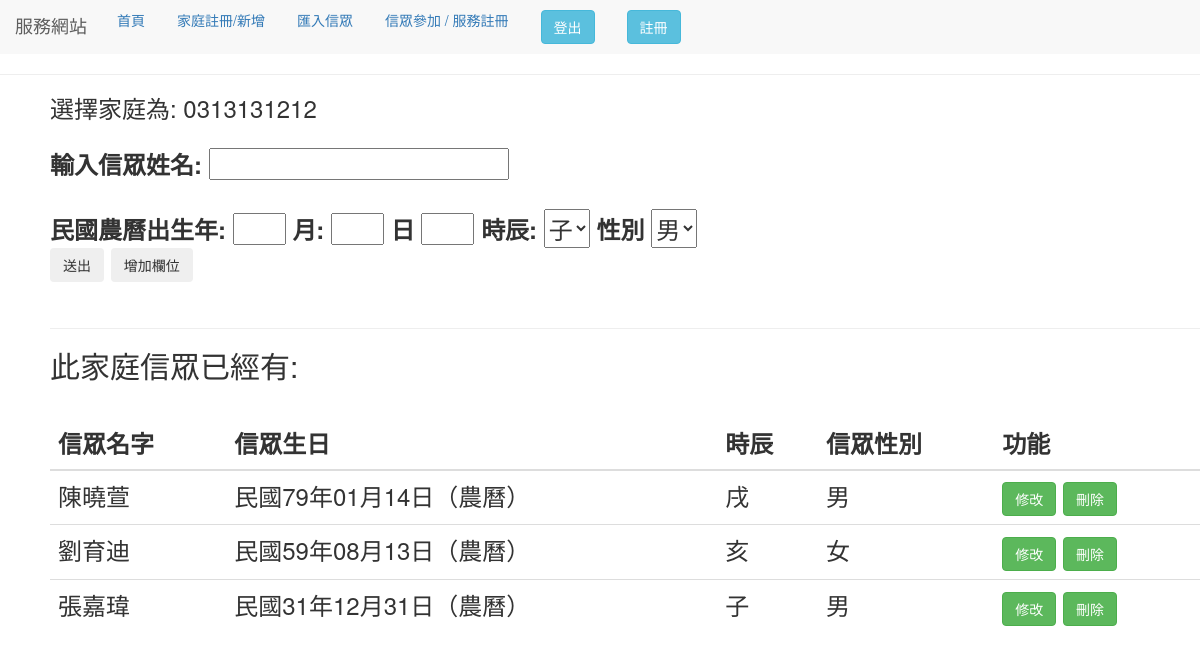
The app's page /home/42 (signed in) with its own data.
### use_app/models.py (models this page shows)
class Home(models.Model):
    address = models.CharField(verbose_name='地址', max_length=100)
    home_phone = models.CharField(verbose_name='家庭電話', max_length=100)
    class Meta:
        verbose_name_plural = '家庭資料庫'

class People_data(models.Model):
    name = models.CharField(verbose_name='輸入姓名', max_length=10)
    birthday = models.CharField(
        verbose_name='西元生日',max_length=20)  # default = timezone.now
    time = models.CharField(max_length=5)
    gender = models.CharField(verbose_name='性別', max_length=32, choices=(
        ('male', '男'), ('female', '女')), default="男")
    home_id = models.CharField(max_length=10)
    class Meta:
        verbose_name_plural = '香客資料庫'

### use_app/views.py (the view, shortened to what this page needs)
# urls.py: path("home/<int:pk>",views.people_form,name= "home"),
@login_required(login_url='/use_login')
def people_form(request, pk):
    form = peopleform(request.POST or None)
    fix_form = fix_peopleform(None)
    x_try = Home.objects.get(pk=pk).home_phone
    title_one = "信眾名字"
    title_two = "信眾生日"
    title_three = "信眾性別"
    get_x = "此家庭信眾"
    people_all = People_data.objects.filter(home_id=pk)
    context = locals()
    return render(request, "people_add.html", context)

### use_app/forms.py
class peopleform(forms.Form):
    name = forms.CharField(required=False, label="輸入香客名稱", max_length=20)
    birthday_y = forms.CharField(label="年",widget=forms.TextInput(attrs={"size":"1mv"}))
    birthday_m = forms.CharField(label="月",widget=forms.TextInput(attrs={"size":"1mv"}))
    birthday_d = forms.CharField(label="日",widget=forms.TextInput(attrs={"size":"1mv"}))
    time = forms.ChoiceField(label='時辰',
                             required=False,
                             choices=(('子', '子'), ('丑', '丑'), ('寅', '寅'),
                                      ('卯', '卯'), ('辰', '辰'), ('巳', '巳'),
                                      ('午', '午'), ('未', '未'), ('申', '申'),
                                      ('酉', '酉'), ('戌', '戌'), ('亥', '亥')),
                             initial="子",
                             widget=forms.widgets.Select())
    gender = forms.ChoiceField(label='性別',
                               required=False,
                               choices=(('male', '男'), ('female', '女')),
                               initial="男",
                               widget=forms.widgets.Select())

class fix_peopleform(forms.Form):
    x_name = forms.CharField(required=False, label="輸入香客名稱", max_length=20)
    x_birthday = forms.CharField(required=False, label="輸入民國年", max_length=20)
    x_month = forms.CharField(required=False, label="輸入月", max_length=20)
    x_day = forms.CharField(required=False, label="輸入日", max_length=20)
    x_time = forms.ChoiceField(label='時辰',
                               required=False,
                               choices=(('子', '子'), ('丑', '丑'), ('寅', '寅'),
                                        ('卯', '卯'), ('辰', '辰'), ('巳', '巳'),
                                        ('午', '午'), ('未', '未'), ('申', '申'),
                                        ('酉', '酉'), ('戌', '戌'), ('亥', '亥')),
                               initial="子",
                               widget=forms.widgets.Select())
    x_gender = forms.ChoiceField(label='性別',
                                 required=False,
                                 choices=(('male', '男'), ('female', '女')),
                                 initial="男",
                                 widget=forms.widgets.Select())

### templates/people_add.html (shortened to what this page needs)
{% extends "base.html" %} {% block title %} 表單 {% endblock %} {% block form %}
<head>
    <link rel="stylesheet" href="//code.jquery.com/ui/1.12.1/themes/base/jquery-ui.css">
</head>
<body>
    <div style="margin-left:50px;">
        <form method='POST' enctype="multipart/form-data">
            {% csrf_token %} 選擇家庭為: {{x_try}} <br>
            <br>
            <div id="use">
                <label for="id_name">輸入信眾姓名:</label>
                {{ form.name }}
                <br><br>
                <label for="id_birthday_y">民國農曆出生年: </label>
                {{form.birthday_y}}
                <label for="id_birthday_m">月:</label>
                {{form.birthday_m}}
                <label for="id_birthday_d">日</label>
                {{form.birthday_d}}
                <label for="id_time">時辰:</label>
                {{form.time}}
                <label for="id_x_gender">性別</label>
                {{form.gender}}
            </div>
            <div><input class="btn btn-outline-dark" type="submit" value="送出" /> <button type="button"
                    class="btn btn-outline-dark" onclick="ShowMeDate()">增加欄位</button> </div>
        </form>
        <br>
        <hr>
        <h2>{{ get_x }}已經有:</h2>
        {% if people_all %}
        <br>
        <table class="table">
            <thead>
                <tr>
                    <th scope="col">{{title_one}}</th>
                    <th scope="col">{{title_two}}</th>
                    <th scope="col">時辰</th>
                    <th scope="col">{{title_three}}</th>
                    <th scope="col">功能</th>
            </thead>
            <tbody>
                {% for c in people_all %}
                <tr>
                    <td id={{c.name}}> {{ c.name }} </td>
                    <td id={{c.name}}{{c.birthday}}>{{c.birthday|BeautifyDateStr}}</td>
                    <td>{{c.time}}</td>
                    {% if c.gender == "female" %}
                    <td id={{c.name}}{{c.gender}}> 女 </td>
                    {% else %}
                    <td id={{c.name}}{{c.gender}}> 男 </td>
                    {% endif %}
                    <td>
                        <button class="btn btn-success fix"
                            value="{{c.name}}/{{c.gender}}/{{c.birthday}}/{{c.home_id}}/{{c.time}}"> 修改</button>
                        <a href="home_del/{{c.home_id}}/{{c.pk}}"> <button class="btn btn-success del"
                                value="{{c.home_id}}▲{{c.name}}"> 刪除</button> </a>
                    </td>
                </tr>
                {% endfor %}
            </tbody>
        </table>
        {% else %}
        <p>無資料</p>
        {% endif %}
    </div>
</body>
{% endblock %}

### records on screen
Home: home_phone "0313131212"
People_data: name "陳曉萱", birthday|BeautifyDateStr "民國79年01月14日（農曆）", time "戌"
People_data: name "劉育迪", birthday|BeautifyDateStr "民國59年08月13日（農曆）", time "亥"
People_data: name "張嘉瑋", birthday|BeautifyDateStr "民國31年12月31日（農曆）", time "子"

### other values on screen
{{ get_x }} "此家庭信眾"
{{ title_one }} "信眾名字"
{{ title_two }} "信眾生日"
{{ title_three }} "信眾性別"
